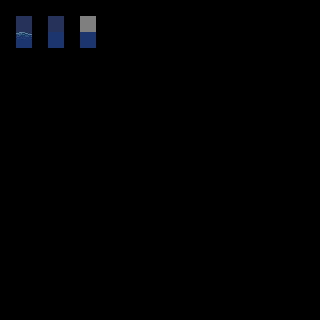

A 2D game scene composited from a Tiled map and its tileset images. What follows is a short description and the map's XML, with every tile layer's data as written:
An orthogonal 20x20 tile map with 16x16 px tiles, 3 tile layers (input_Blocks, inputnot_Blocks, output_Water), 1 hidden layer not drawn, 2 tilesets.

<map version="1.5" tiledversion="1.7.2" orientation="orthogonal" renderorder="right-down" width="20" height="20" tilewidth="16" tileheight="16" infinite="0" nextlayerid="20" nextobjectid="146">
 <properties>
  <property name="AutomappingRadius" type="int" value="3" />
  <property name="DeleteTiles" type="bool" value="true" />
  <property name="MatchOutsideMap" type="bool" value="true" />
  <property name="OverflowBorder" type="bool" value="true" />
 </properties>
 <tileset firstgid="1" source="../blocks.tsx" />
 <tileset firstgid="17" source="../tileset1.tsx" />
 <layer id="14" name="regions" width="20" height="20" visible="0">
  <data encoding="csv">
0,0,0,0,0,0,0,0,0,0,0,0,0,0,0,0,0,0,0,0,
0,5,0,5,0,5,0,0,0,0,0,0,0,0,0,0,0,0,0,0,
0,5,0,5,0,5,0,0,0,0,0,0,0,0,0,0,0,0,0,0,
0,0,0,0,0,0,0,0,0,0,0,0,0,0,0,0,0,0,0,0,
0,0,0,0,0,0,0,0,0,0,0,0,0,0,0,0,0,0,0,0,
0,0,0,0,0,0,0,0,0,0,0,0,0,0,0,0,0,0,0,0,
0,0,0,0,0,0,0,0,0,0,0,0,0,0,0,0,0,0,0,0,
0,0,0,0,0,0,0,0,0,0,0,0,0,0,0,0,0,0,0,0,
0,0,0,0,0,0,0,0,0,0,0,0,0,0,0,0,0,0,0,0,
0,0,0,0,0,0,0,0,0,0,0,0,0,0,0,0,0,0,0,0,
0,0,0,0,0,0,0,0,0,0,0,0,0,0,0,0,0,0,0,0,
0,0,0,0,0,0,0,0,0,0,0,0,0,0,0,0,0,0,0,0,
0,0,0,0,0,0,0,0,0,0,0,0,0,0,0,0,0,0,0,0,
0,0,0,0,0,0,0,0,0,0,0,0,0,0,0,0,0,0,0,0,
0,0,0,0,0,0,0,0,0,0,0,0,0,0,0,0,0,0,0,0,
0,0,0,0,0,0,0,0,0,0,0,0,0,0,0,0,0,0,0,0,
0,0,0,0,0,0,0,0,0,0,0,0,0,0,0,0,0,0,0,0,
0,0,0,0,0,0,0,0,0,0,0,0,0,0,0,0,0,0,0,0,
0,0,0,0,0,0,0,0,0,0,0,0,0,0,0,0,0,0,0,0,
0,0,0,0,0,0,0,0,0,0,0,0,0,0,0,0,0,0,0,0
</data>
 </layer>
 <layer id="16" name="input_Blocks" width="20" height="20">
  <data encoding="csv">
0,0,0,0,0,0,0,0,0,0,0,0,0,0,0,0,0,0,0,0,
0,0,0,5,0,1,0,0,0,0,0,0,0,0,0,0,0,0,0,0,
0,5,0,5,0,5,0,0,0,0,0,0,0,0,0,0,0,0,0,0,
0,0,0,0,0,0,0,0,0,0,0,0,0,0,0,0,0,0,0,0,
0,0,0,0,0,0,0,0,0,0,0,0,0,0,0,0,0,0,0,0,
0,0,0,0,0,0,0,0,0,0,0,0,0,0,0,0,0,0,0,0,
0,0,0,0,0,0,0,0,0,0,0,0,0,0,0,0,0,0,0,0,
0,0,0,0,0,0,0,0,0,0,0,0,0,0,0,0,0,0,0,0,
0,0,0,0,0,0,0,0,0,0,0,0,0,0,0,0,0,0,0,0,
0,0,0,0,0,0,0,0,0,0,0,0,0,0,0,0,0,0,0,0,
0,0,0,0,0,0,0,0,0,0,0,0,0,0,0,0,0,0,0,0,
0,0,0,0,0,0,0,0,0,0,0,0,0,0,0,0,0,0,0,0,
0,0,0,0,0,0,0,0,0,0,0,0,0,0,0,0,0,0,0,0,
0,0,0,0,0,0,0,0,0,0,0,0,0,0,0,0,0,0,0,0,
0,0,0,0,0,0,0,0,0,0,0,0,0,0,0,0,0,0,0,0,
0,0,0,0,0,0,0,0,0,0,0,0,0,0,0,0,0,0,0,0,
0,0,0,0,0,0,0,0,0,0,0,0,0,0,0,0,0,0,0,0,
0,0,0,0,0,0,0,0,0,0,0,0,0,0,0,0,0,0,0,0,
0,0,0,0,0,0,0,0,0,0,0,0,0,0,0,0,0,0,0,0,
0,0,0,0,0,0,0,0,0,0,0,0,0,0,0,0,0,0,0,0
</data>
 </layer>
 <layer id="18" name="inputnot_Blocks" width="20" height="20">
  <data encoding="csv">
0,0,0,0,0,0,0,0,0,0,0,0,0,0,0,0,0,0,0,0,
0,5,0,0,0,0,0,0,0,0,0,0,0,0,0,0,0,0,0,0,
0,0,0,0,0,0,0,0,0,0,0,0,0,0,0,0,0,0,0,0,
0,0,0,0,0,0,0,0,0,0,0,0,0,0,0,0,0,0,0,0,
0,0,0,0,0,0,0,0,0,0,0,0,0,0,0,0,0,0,0,0,
0,0,0,0,0,0,0,0,0,0,0,0,0,0,0,0,0,0,0,0,
0,0,0,0,0,0,0,0,0,0,0,0,0,0,0,0,0,0,0,0,
0,0,0,0,0,0,0,0,0,0,0,0,0,0,0,0,0,0,0,0,
0,0,0,0,0,0,0,0,0,0,0,0,0,0,0,0,0,0,0,0,
0,0,0,0,0,0,0,0,0,0,0,0,0,0,0,0,0,0,0,0,
0,0,0,0,0,0,0,0,0,0,0,0,0,0,0,0,0,0,0,0,
0,0,0,0,0,0,0,0,0,0,0,0,0,0,0,0,0,0,0,0,
0,0,0,0,0,0,0,0,0,0,0,0,0,0,0,0,0,0,0,0,
0,0,0,0,0,0,0,0,0,0,0,0,0,0,0,0,0,0,0,0,
0,0,0,0,0,0,0,0,0,0,0,0,0,0,0,0,0,0,0,0,
0,0,0,0,0,0,0,0,0,0,0,0,0,0,0,0,0,0,0,0,
0,0,0,0,0,0,0,0,0,0,0,0,0,0,0,0,0,0,0,0,
0,0,0,0,0,0,0,0,0,0,0,0,0,0,0,0,0,0,0,0,
0,0,0,0,0,0,0,0,0,0,0,0,0,0,0,0,0,0,0,0,
0,0,0,0,0,0,0,0,0,0,0,0,0,0,0,0,0,0,0,0
</data>
 </layer>
 <layer id="17" name="output_Water" width="20" height="20">
  <data encoding="csv">
0,0,0,0,0,0,0,0,0,0,0,0,0,0,0,0,0,0,0,0,
0,0,0,0,0,0,0,0,0,0,0,0,0,0,0,0,0,0,0,0,
0,186,0,214,0,214,0,0,0,0,0,0,0,0,0,0,0,0,0,0,
0,0,0,0,0,0,0,0,0,0,0,0,0,0,0,0,0,0,0,0,
0,0,0,0,0,0,0,0,0,0,0,0,0,0,0,0,0,0,0,0,
0,0,0,0,0,0,0,0,0,0,0,0,0,0,0,0,0,0,0,0,
0,0,0,0,0,0,0,0,0,0,0,0,0,0,0,0,0,0,0,0,
0,0,0,0,0,0,0,0,0,0,0,0,0,0,0,0,0,0,0,0,
0,0,0,0,0,0,0,0,0,0,0,0,0,0,0,0,0,0,0,0,
0,0,0,0,0,0,0,0,0,0,0,0,0,0,0,0,0,0,0,0,
0,0,0,0,0,0,0,0,0,0,0,0,0,0,0,0,0,0,0,0,
0,0,0,0,0,0,0,0,0,0,0,0,0,0,0,0,0,0,0,0,
0,0,0,0,0,0,0,0,0,0,0,0,0,0,0,0,0,0,0,0,
0,0,0,0,0,0,0,0,0,0,0,0,0,0,0,0,0,0,0,0,
0,0,0,0,0,0,0,0,0,0,0,0,0,0,0,0,0,0,0,0,
0,0,0,0,0,0,0,0,0,0,0,0,0,0,0,0,0,0,0,0,
0,0,0,0,0,0,0,0,0,0,0,0,0,0,0,0,0,0,0,0,
0,0,0,0,0,0,0,0,0,0,0,0,0,0,0,0,0,0,0,0,
0,0,0,0,0,0,0,0,0,0,0,0,0,0,0,0,0,0,0,0,
0,0,0,0,0,0,0,0,0,0,0,0,0,0,0,0,0,0,0,0
</data>
 </layer>
</map>
